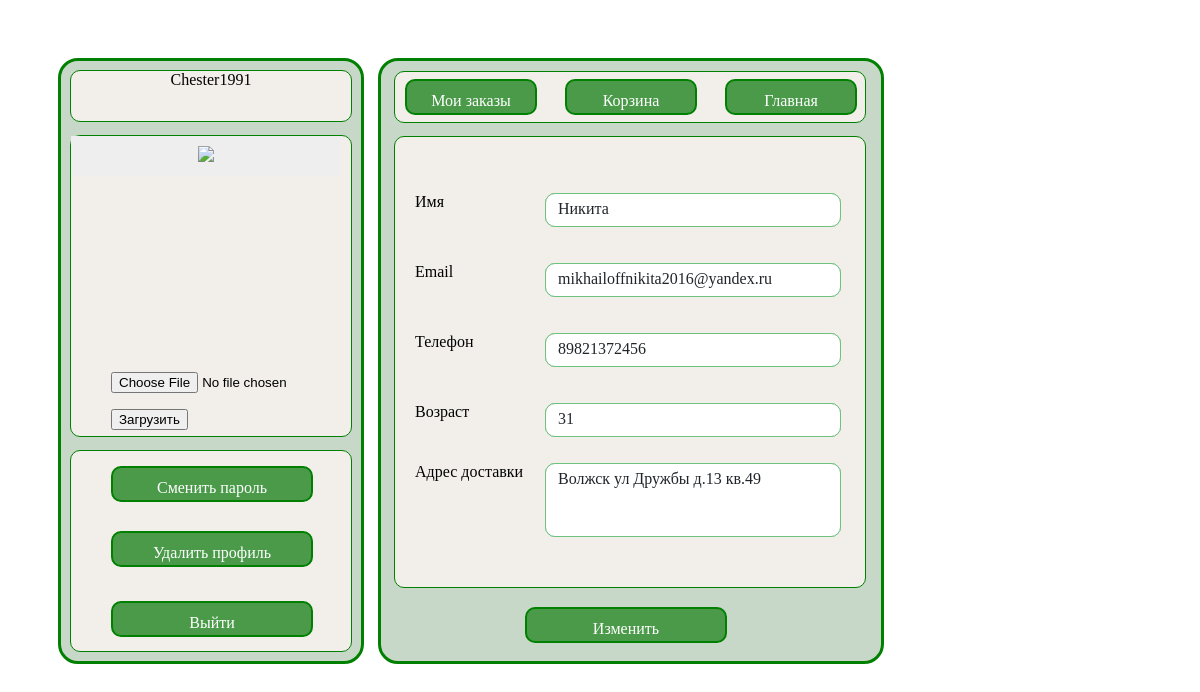
The app's page /user_profile/Chester1991/ (signed in), older data.
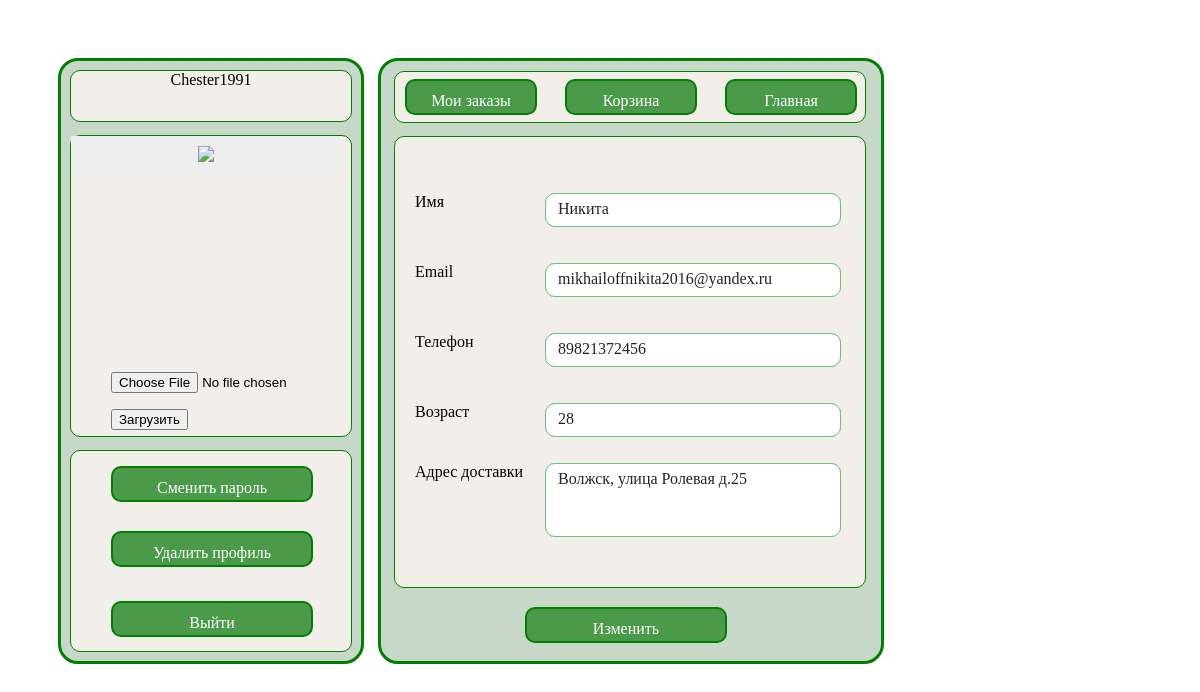
The same page, newer data.
### models.py (models this page shows, shortened)
class User(db.Model, UserMixin):
    id = db.Column(db.Integer, primary_key=True)
    username = db.Column(db.String(20), unique=True, nullable=False)
    password = db.Column(db.String(20), unique=False, nullable=False)
    telephone = db.Column(db.String(20), nullable=True)
    email = db.Column(db.String(30), unique=True, nullable=False)
    name = db.Column(db.String(20), nullable=True)
    age = db.Column(db.Integer, nullable=True)
    telephone = db.Column(db.String(20), nullable=True)
    address = db.Column(db.String(100), nullable=True)
    avatar = db.Column(db.LargeBinary)
    created_at = db.Column(db.DateTime, default=datetime.now)
    updated_on = db.Column(db.DateTime(), default=datetime.now, onupdate=datetime.now)
    is_active = db.Column(db.Boolean, default=True)

### views.py (the view)
@app.route('/user_profile/<username>/', methods=['GET', 'POST'])
@login_required
def user_profile(username):
    form = UserProfile()
    return render_template('user_profile.html', form=form, user=current_user)

### forms.py
class UserProfile(FlaskForm):
    name = StringField('Имя', validators=[DataRequired(), Length(min=2, message='Введите корректное имя')])
    email = StringField('Email', validators=[DataRequired(), Email(), Length(max=50, message='Введите корректный email')])
    telephone = StringField('Телефон', validators=[InputRequired(message='Введите корректный номер'), Length(min=11)])
    age = IntegerField('Возраст', validators=[NumberRange(min=14, max=100)])
    address = StringField('Адрес доставки', validators=[InputRequired(), Length(max=100)])
    submit = SubmitField('Сохранить')

### views.py (called while the page is built)
@login_manager.user_loader
def load_user(user_id):
    return db.session.query(User).get(user_id)

### templates/user_profile.html (shortened to what this page needs)
<!DOCTYPE html>
<html lang="en">
<head>
    <link type="text/css" href="{{ url_for('static', filename='css/user_profile.css')}}" rel="stylesheet" />
</head>
<body>
    <div class="profile">
            <div id="header_one">{{ user.username }}</div>
            <div id="upload_image">
                <div class="profile-ava"><img src="{{ url_for('userava') }}"></div>
                <form id="upload_form" action="{{ url_for('upload') }}" enctype="multipart/form-data" method="post">
                    <p><input type="file" name="file">
                    <p><input type="submit" value="Загрузить">
                </form>
            </div>
            <div id="account_action">
                <a href="{{ url_for('change_password', username=user.username) }}" id="password_change">Сменить пароль</a>
                <a href="{{ url_for('delete_user_profile', username=user.username) }}" id="delete_profile">Удалить профиль</a>
                <a href="{{ url_for('logout',username=user.username) }}" id="exit_profile">Выйти</a>
            </div>
        <div class="two_part">
            <div id="header_two">
                <a href="{{ url_for('user_orders', username=user.username) }}" id="orders">Мои заказы</a>
                <a href="{{ url_for('user_basket', username=user.username ) }}" id="basket">Корзина</a>
                <a href="{{ url_for('index') }}" id="main_page">Главная</a>
            </div>
            <div class="account">
                    <p class="form_name_label">Имя</p>
                    <p class="form_name">{{ user.name }}</p>
                    {% if user.name %}
                        <p class="form_name">{{ user.name }}</p>
                    {% else %}
                        <p class="form_name">Имя</p>
                    {% endif %}
                <br>
                <p>
                    <p class="form_email_label">Email</p>
                    <p class="form_email">{{ user.email }}</p>
                    {% if user.email %}
                        <p class="form_email">{{ user.email }}</p>
                    {% else %}
                        <p class="form_email">Email</p>
                    {% endif %}
                <br>
                <p>
                    <p class="form_telephone_label">Телефон</p>
                    <p class="form_telephone">{{ user.telephone }}</p>
                    {% if user.telephone %}
                        <p class="form_telephone">{{ user.telephone }}</p>
                    {% else %}
                        <p class="form_telephone">Телефон</p>
                    {% endif %}
                <br>
                <p>
                    <p class="form_age_label">Возраст</p>
                    <p class="form_age">{{ user.age }}</p>
                    {% if user.age %}
                        <p class="form_age">{{ user.age }}</p>
                    {% else %}
                        <p class="form_age">Возраст</p>
                    {% endif %}
                <br>
                <p>
                    <p class="form_address_label">Адрес доставки</p>
                    <p class="form_address">{{ user.address }}</p>
                    {% if user.age %}
                        <p class="form_address">{{ user.address }}</p>
                    {% else %}
                        <p class="form_address">Адресс доставки</p>
                    {% endif %}
                <br>
                <a href="{{ url_for('save_form_account', username=user.username) }}" id="change_profile">Изменить</a>
        </div>
    </div>
</body>
</html>

Row changes from the older to the newer data that the page shows:
changed User "Chester1991": age "31" → "28"; address "Волжск ул Дружбы д.13 кв.49" → "Волжск, улица Ролевая д.25"
